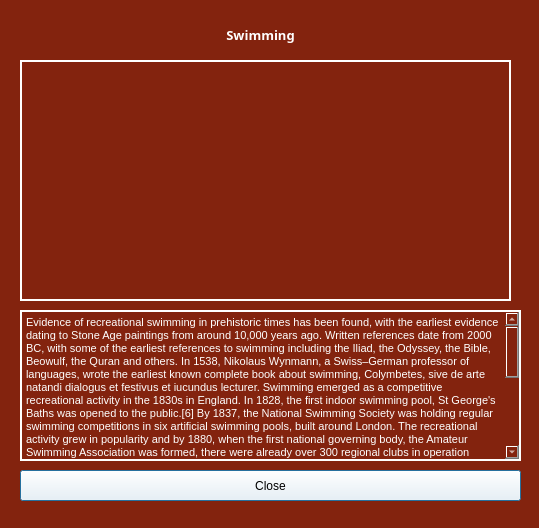
<?xml version="1.0" encoding="UTF-8"?>
<ui version="4.0">
 <class>Dialog</class>
 <widget class="QDialog" name="Dialog">
  <property name="geometry">
   <rect>
    <x>0</x>
    <y>0</y>
    <width>539</width>
    <height>528</height>
   </rect>
  </property>
  <property name="windowTitle">
   <string>Dialog</string>
  </property>
  <property name="styleSheet">
   <string notr="true">background-color: #83230E;
color: white;</string>
  </property>
  <widget class="QLabel" name="label_6">
   <property name="geometry">
    <rect>
     <x>10</x>
     <y>20</y>
     <width>501</width>
     <height>31</height>
    </rect>
   </property>
   <property name="font">
    <font>
     <family>Arial Black</family>
     <pointsize>10</pointsize>
     <weight>75</weight>
     <bold>true</bold>
    </font>
   </property>
   <property name="text">
    <string>&lt;html&gt;&lt;head/&gt;&lt;body&gt;&lt;p align=&quot;center&quot;&gt;Swimming&lt;/p&gt;&lt;/body&gt;&lt;/html&gt;</string>
   </property>
  </widget>
  <widget class="QPushButton" name="closeButton">
   <property name="geometry">
    <rect>
     <x>20</x>
     <y>470</y>
     <width>501</width>
     <height>31</height>
    </rect>
   </property>
   <property name="styleSheet">
    <string notr="true">background-color: white; color: black</string>
   </property>
   <property name="text">
    <string>Close</string>
   </property>
  </widget>
  <widget class="QTextEdit" name="textEdit">
   <property name="geometry">
    <rect>
     <x>20</x>
     <y>310</y>
     <width>501</width>
     <height>151</height>
    </rect>
   </property>
   <property name="styleSheet">
    <string notr="true">border: 2px solid white</string>
   </property>
   <property name="readOnly">
    <bool>true</bool>
   </property>
   <property name="html">
    <string>&lt;!DOCTYPE HTML PUBLIC &quot;-//W3C//DTD HTML 4.0//EN&quot; &quot;http://www.w3.org/TR/REC-html40/strict.dtd&quot;&gt;
&lt;html&gt;&lt;head&gt;&lt;meta name=&quot;qrichtext&quot; content=&quot;1&quot; /&gt;&lt;style type=&quot;text/css&quot;&gt;
p, li { white-space: pre-wrap; }
&lt;/style&gt;&lt;/head&gt;&lt;body style=&quot; font-family:'MS Shell Dlg 2'; font-size:8.25pt; font-weight:400; font-style:normal;&quot;&gt;
&lt;p style=&quot; margin-top:0px; margin-bottom:0px; margin-left:0px; margin-right:0px; -qt-block-indent:0; text-indent:0px;&quot;&gt;&lt;span style=&quot; font-size:8pt;&quot;&gt;Evidence of recreational swimming in prehistoric times has been found, with the earliest evidence dating to Stone Age paintings from around 10,000 years ago. Written references date from 2000 BC, with some of the earliest references to swimming including the Iliad, the Odyssey, the Bible, Beowulf, the Quran and others. In 1538, Nikolaus Wynmann, a Swiss–German professor of languages, wrote the earliest known complete book about swimming, Colymbetes, sive de arte natandi dialogus et festivus et iucundus lecturer. Swimming emerged as a competitive recreational activity in the 1830s in England. In 1828, the first indoor swimming pool, St George's Baths was opened to the public.[6] By 1837, the National Swimming Society was holding regular swimming competitions in six artificial swimming pools, built around London. The recreational activity grew in popularity and by 1880, when the first national governing body, the Amateur Swimming Association was formed, there were already over 300 regional clubs in operation across the country.n 1844 two Native American participants at a swimming competition in London introduced the front crawl to a European audience. Sir John Arthur Trudgen picked up the hand-over stroke from some South American natives and successfully debuted the new stroke in 1873, winning a local competition in England. His stroke is still regarded as the most powerful to use today.[8]&lt;/span&gt;&lt;/p&gt;
&lt;p style=&quot;-qt-paragraph-type:empty; margin-top:0px; margin-bottom:0px; margin-left:0px; margin-right:0px; -qt-block-indent:0; text-indent:0px; font-size:8pt;&quot;&gt;&lt;br /&gt;&lt;/p&gt;
&lt;p style=&quot; margin-top:0px; margin-bottom:0px; margin-left:0px; margin-right:0px; -qt-block-indent:0; text-indent:0px;&quot;&gt;&lt;span style=&quot; font-size:8pt;&quot;&gt;Captain Matthew Webb was the first man to swim the English Channel (between England and France), in 1875. Using the breaststroke technique, he swam the channel 21.26 miles (34.21 km) in 21 hours and 45 minutes. His feat was not replicated or surpassed for the next 36 years, until T.W. Burgess made the crossing in 1911.&lt;/span&gt;&lt;/p&gt;
&lt;p style=&quot;-qt-paragraph-type:empty; margin-top:0px; margin-bottom:0px; margin-left:0px; margin-right:0px; -qt-block-indent:0; text-indent:0px; font-size:8pt;&quot;&gt;&lt;br /&gt;&lt;/p&gt;
&lt;p style=&quot; margin-top:0px; margin-bottom:0px; margin-left:0px; margin-right:0px; -qt-block-indent:0; text-indent:0px;&quot;&gt;&lt;span style=&quot; font-size:8pt;&quot;&gt;Other European countries also established swimming federations; Germany in 1882, France in 1890 and Hungary in 1896. The first European amateur swimming competitions were in 1889 in Vienna. The world's first women's swimming championship was held in Scotland in 1892.[9]&lt;/span&gt;&lt;/p&gt;&lt;/body&gt;&lt;/html&gt;</string>
   </property>
  </widget>
  <widget class="QLabel" name="photoLabel">
   <property name="geometry">
    <rect>
     <x>20</x>
     <y>60</y>
     <width>491</width>
     <height>241</height>
    </rect>
   </property>
   <property name="styleSheet">
    <string notr="true">border: 2px solid white</string>
   </property>
   <property name="text">
    <string/>
   </property>
  </widget>
 </widget>
 <resources/>
 <connections/>
</ui>
